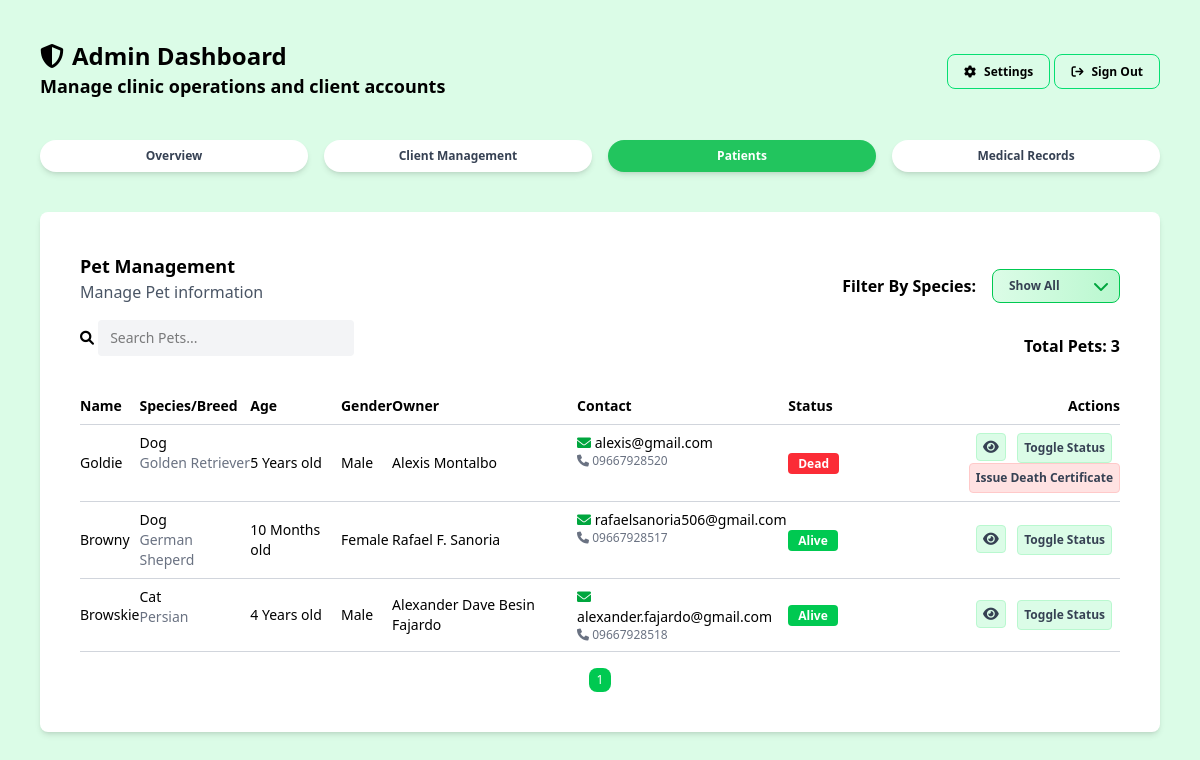
Page /admin/pet-management.php (signed in) on the earlier database version.
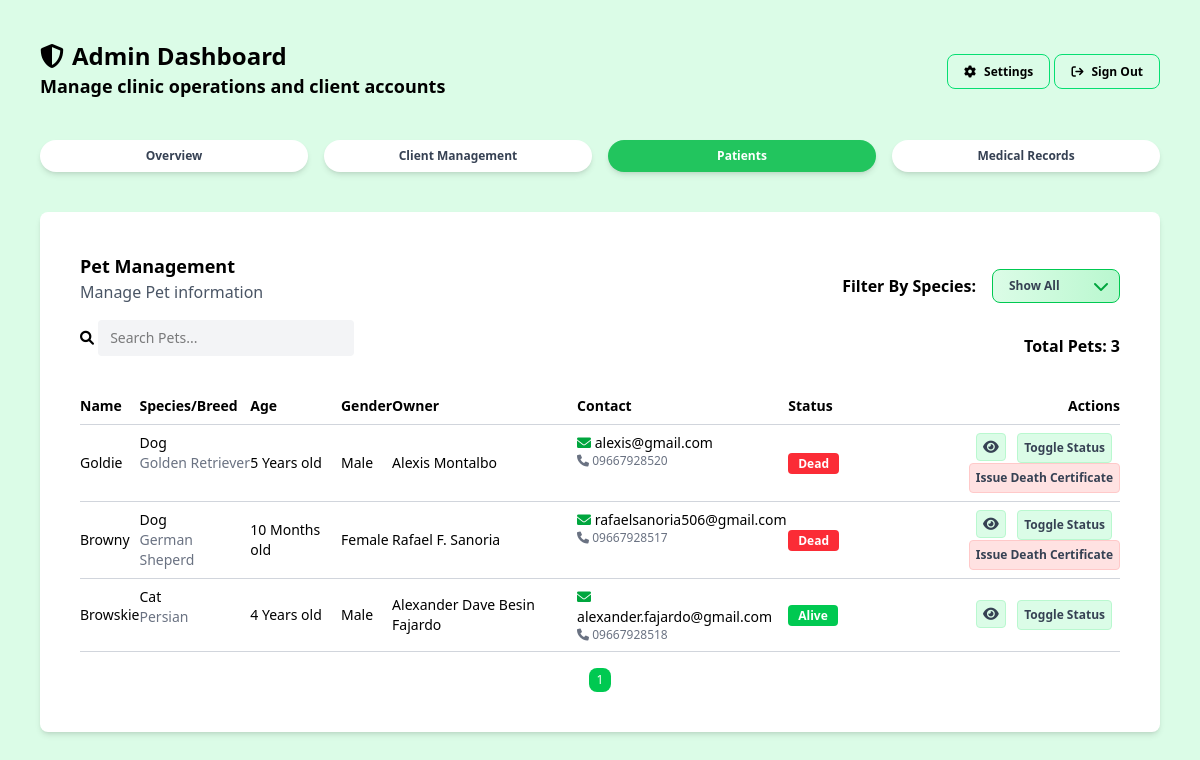
Same page on the later database version.
### tables this page shows
CREATE TABLE `pets` (
  `id` int(10) UNSIGNED NOT NULL,
  `owner_id` bigint(20) DEFAULT NULL,
  `name` text NOT NULL,
  `species` text NOT NULL,
  `breed` text DEFAULT NULL,
  `age` int(11) DEFAULT NULL,
  `age_unit` enum('Days','Months','Years') DEFAULT NULL,
  `gender` enum('Male','Female') DEFAULT NULL,
  `weight` decimal(5,2) DEFAULT NULL,
  `weight_unit` enum('Kg','Lbs') DEFAULT NULL,
  `color` varchar(255) DEFAULT NULL,
  `birth_date` date DEFAULT NULL,
  `notes` longtext DEFAULT NULL,
  `registered_at` timestamp NOT NULL DEFAULT current_timestamp() ON UPDATE current_timestamp(),
  `status` enum('Alive','Dead') NOT NULL DEFAULT 'Alive'
);

CREATE TABLE `owners` (
  `id` bigint(20) NOT NULL,
  `user_id` bigint(20) DEFAULT NULL,
  `name` text NOT NULL,
  `email` text DEFAULT NULL,
  `phone` varchar(32) DEFAULT NULL,
  `emergency` varchar(32) DEFAULT NULL,
  `address` longtext NOT NULL,
  `created_at` timestamp NOT NULL DEFAULT current_timestamp(),
  `status` enum('Active','Inactive') NOT NULL DEFAULT 'Active'
);

CREATE TABLE `death_records` (
  `id` int(11) NOT NULL,
  `pet_id` int(11) UNSIGNED NOT NULL,
  `date_of_death` date NOT NULL,
  `time_of_death` time NOT NULL,
  `cause_of_death` text DEFAULT NULL,
  `recorded_by` text DEFAULT NULL,
  `location_of_death` varchar(255) DEFAULT NULL,
  `remarks` text DEFAULT NULL,
  `created_at` datetime DEFAULT current_timestamp(),
  `updated_at` datetime DEFAULT current_timestamp()
);

### helpers/fetch.php (called while the page is built, shortened)
<?php
function fetchAllData(PDO $pdo, string $query, array $params = []): array
{
    $stmt = $pdo->prepare($query);
    $stmt->execute($params);
    return $stmt->fetchAll(PDO::FETCH_ASSOC);
}

### admin/pet-management.php (the view, shortened to what this page needs)
<?php
include_once __DIR__ . '/../config/config.php';
require_once __DIR__ . '/../helpers/fetch.php';
?>
<!DOCTYPE html>
<html lang="en">
<head>
    <link rel="stylesheet" href="../assets/css/global.css">
    <link rel="stylesheet" href="../assets/css/output.css">
    <link rel="stylesheet" href="https://cdnjs.cloudflare.com/ajax/libs/font-awesome/6.0.0-beta3/css/all.min.css">
</head>
<body class="bg-green-100 w-full min-h-screen overflow-y-auto">
    <?php include_once '../includes/admin-header.php'; ?>
    <main class="p-10 max-w-[1400px] mx-auto">
        <section class="p-10 bg-white rounded-lg shadow-md">
            <div class="mb-4 flex items-center justify-between">
                <div>
                    <h3 class="font-semibold text-lg">Pet Management</h3>
                    <h4 class="text-gray-600">Manage Pet information</h4>
                </div>
                <div class="flex justify-between items-center space-x-4">
                    <h3 class="relative inline-block mt-4 font-semibold">Filter By Species:</h3>
                    <div class="relative inline-block mt-4">
                        <select id="speciesFilter"
                            class="appearance-none cursor-pointer w-32 px-4 py-2 pr-8 rounded-lg text-xs font-semibold text-gray-700
                                    bg-gradient-to-r from-green-100 to-green-200 border border-green-500
                                    hover:from-green-200 hover:to-green-300 focus:outline-none focus:ring-2 focus:ring-green-400 transition">
                            <option value="">Show All</option>
                        </select>
                        <span class="absolute right-3 top-1/2 transform -translate-y-1/2 pointer-events-none">
                            <i class="fa-solid fa-chevron-down text-green-600"></i>
                        </span>
                    </div>
                </div>
            </div>
            <div class="flex justify-between items-center">
                <div class="mb-4">
                    <form>
                        <i class="fa-solid fa-search text-sm"></i>
                        <input type="search" id="search" placeholder="Search Pets..."
                            class="bg-gray-100 rounded px-3 py-2 mb-4 text-sm w-64">
                    </form>
                </div>
                <div class="mb-4">
                    <h3 class="font-semibold"></h3>
                </div>
            </div>
            <table class="w-full border-collapse">
                <thead>
                    <tr class="text-sm text-left border-b border-gray-300">
                        <th class="font-semibold py-2">Name</th>
                        <th class="font-semibold py-2">Species/Breed</th>
                        <th class="font-semibold py-2">Age</th>
                        <th class="font-semibold py-2">Gender</th>
                        <th class="font-semibold py-2">Owner</th>
                        <th class="font-semibold py-2">Contact</th>
                        <th class="font-semibold py-2">Status</th>
                        <th class="text-right font-semibold py-2">Actions</th>
                    </tr>
                </thead>
                <tbody id="petsBody">
                    <?php
                    $pets = fetchAllData(
                        $pdo,
                        "SELECT p.id AS pet_id, p.name AS pet_name, p.species, p.breed, p.age, p.age_unit, p.gender, p.color, p.weight, p.weight_unit, p.birth_date , p.notes, p.status, dr.id AS death_record_id, dr.cause_of_death, dr.date_of_death, dr.time_of_death, dr.recorded_by, dr.location_of_death, dr.remarks, c.certificate_number, c.certificate_date, c.certificate_issued, c.issued_by,
                                o.name AS owner_name, o.phone AS owner_phone, o.email AS owner_email
                         FROM pets p
                         LEFT JOIN owners o ON p.owner_id = o.id
                         LEFT JOIN death_records dr ON p.id = dr.pet_id
                         LEFT JOIN certificates c ON p.id = c.pet_id"
                    );
                    $status = [
                        'Alive' => ['bg' => 'bg-green-500', 'color' => 'text-white'],
                        'Dead' => ['bg' => 'bg-red-500', 'color' => 'text-white']
                    ];
                    foreach ($pets as $row) {
                        $speciesLower = strtolower(trim($row['species']));
                        $Type = $row['status'];
                        $typeinfo = $status[$Type];
                        echo "<tr class='border-b border-gray-300 hover:bg-green-50 text-sm' data-species='{$speciesLower}'>";
                        echo "<td class='py-2'>{$row['pet_name']}</td>";
                        echo "<td class='py-2 flex flex-col'>
                                <span>{$row['species']}</span>
                                <span class='text-gray-500'>{$row['breed']}</span>
                              </td>";
                        echo "<td class='py-2'>{$row['age']} <span>{$row['age_unit']}</span> old</td>";
                        echo "<td class='py-2'>{$row['gender']}</td>";
                        echo "<td class='py-2'>{$row['owner_name']}</td>";
                        echo "<td class='flex flex-col py-2'>
                                <span><i class='fa-solid fa-envelope text-green-600'></i> {$row['owner_email']}</span>
                                <span class='text-gray-500 text-xs'><i class='fa-solid fa-phone'></i> {$row['owner_phone']}</span>
                              </td>";
                        echo '<td class="py-2"><span class="' . $typeinfo['bg'] . ' ' . $typeinfo['color'] . ' text-xs font-semibold px-2.5 py-0.5 rounded">' . $row['status'] . '</td>';
                        echo "<td class='text-right py-2'>
                                <button
                                    data-modal='viewModal'
                                    data-id='" . $row['pet_id'] . "'
                                    data-name='" . htmlspecialchars($row['pet_name'] ?? '') . "'
                                    data-species='" . htmlspecialchars($row['species'] ?? '') . "'
                                    data-breed='" . htmlspecialchars($row['breed'] ?? '') . "'
                                    data-age='" . htmlspecialchars($row['age'] ?? '') . "'
                                    data-ageunit='" . htmlspecialchars($row['age_unit'] ?? '') . "'
                                    data-gender='" . htmlspecialchars($row['gender'] ?? '') . "'
                                    data-color='" . htmlspecialchars($row['color'] ?? '') . "'
                                    data-weight='" . htmlspecialchars($row['weight'] ?? '') . "'
                                    data-weightunit='" . htmlspecialchars($row['weight_unit'] ?? '') . "'
                                    data-notes='" . htmlspecialchars($row['notes'] ?? '') . "'
                                    data-birthdate ='" . htmlspecialchars($row['birth_date']) . "'
                                    data-status='" . htmlspecialchars($row['status'] ?? '') . "'
                                    data-deathreason='" . htmlspecialchars($row['cause_of_death']) . "'
                                    data-deathdate='" . htmlspecialchars($row['date_of_death']) . "'
                                    data-deathtime='" . htmlspecialchars($row['time_of_death']) . "'
                                    data-deathlocation='" . htmlspecialchars($row['location_of_death']) . "'
                                    data-recordedby='" . htmlspecialchars($row['recorded_by']) . "'
                                    data-remarks='" . htmlspecialchars($row['remarks']) . "'
                                    data-owner='" . htmlspecialchars($row['owner_name'] ?? '') . "'
                                    data-email='" . htmlspecialchars($row['owner_email'] ?? '') . "'
                                    data-phone='" . htmlspecialchars($row['owner_phone'] ?? '') . "'
                                    class='open-modal fa-solid fa-eye cursor-pointer text-gray-700 mr-2 bg-green-100 p-1.5 border rounded border-green-200 hover:bg-green-300'>
                                </button>
                                <button class='open-status-modal cursor-pointer font-semibold text-xs text-gray-700 mr-2 bg-green-100 p-1.5 border rounded border-green-200 hover:bg-green-300'  data-id='" . $row['pet_id'] . "'  data-name='" . htmlspecialchars($row['pet_name'] ?? '') . "'>Toggle Status</button>";
                        if (isset($row['status']) && strtolower($row['status']) === 'dead' && !empty($row['death_record_id'])) {
                            echo "
        <button
            class='issue-certificate-btn cursor-pointer font-semibold text-xs text-gray-700 bg-red-100 p-1.5 border rounded border-red-200 hover:bg-red-300'
            data-death-record-id='" . htmlspecialchars($row['death_record_id']) . "'
            data-death-certificate-number='" . htmlspecialchars($row['certificate_number']) . "'
            data-pet-name='" . htmlspecialchars($row['pet_name']) . "'
        >
            Issue Death Certificate
        </button>";
                        }
                        echo "</td>";
                        echo "</tr>";
                    }
                    ?>
                </tbody>
            </table>
            <div id="pagination" class="flex justify-center space-x-2 mt-4"></div>
        </section>
    </main>
</body>
</html>

### includes/admin-header.php (shortened to what this page needs)
<header class="max-w-[1400px] mx-auto">
    <section class="p-10 w-full flex items-center justify-between">
        <div>
            <div class="flex items-center space-x-2">
                <i class="fa-solid fa-shield text-2xl"></i>
                <h1 class="font-bold text-2xl">Admin Dashboard</h1>
            </div>
            <h2 class="text-lg font-semibold">Manage clinic operations and client accounts</h2>
        </div>
        <div>
            <a href="../admin/admin-settings.php"
                class="text-gray text-xs font-semibold border border-green-400 px-4 py-2 rounded-lg hover:bg-green-300 <?= basename($_SERVER['PHP_SELF']) == 'admin-settings.php' ? 'settings-active' : '' ?>"><i
                    class="fa-solid fa-cog mr-2"></i>Settings</a>
            <a class="text-gray text-xs font-semibold border border-green-400 px-4 py-2 rounded-lg hover:bg-green-300"
                href="../logout.php"><i class="fa-solid fa-arrow-right-from-bracket mr-2"></i>Sign Out</a>
        </div>
    </section>
    <div class="px-10 w-full flex items-center justify-between">
        <nav class="w-full">
            <ul class="flex space-x-4 text-gray-700 text-xs font-semibold">
                <a href="../admin/admin-dashboard.php"
                    class="flex-1 text-center shadow-md font-semibold py-2 rounded-full border-none duration-200 hover:border-green-500 <?= basename($_SERVER['PHP_SELF']) == 'admin-dashboard.php' ? 'active' : 'bg-white' ?>">
                    <li>Overview</li>
                </a>
                <a href="../admin/client-management.php"
                    class="flex-1 text-center shadow-md font-semibold py-2 rounded-full border-none duration-200 hover:border-green-500 <?= basename($_SERVER['PHP_SELF']) == 'client-management.php' ? 'active' : 'bg-white' ?>">
                    <li>Client Management</li>
                </a>
                <a href="../admin/pet-management.php"
                    class="flex-1 text-center shadow-md font-semibold py-2 rounded-full border-none duration-200 hover:border-green-500 <?= basename($_SERVER['PHP_SELF']) == 'pet-management.php' ? 'active' : 'bg-white' ?>">
                    <li>Patients</li>
                </a>
                <a href="../admin/medical-records.php"
                    class="flex-1 text-center shadow-md font-semibold py-2 rounded-full border-none duration-200 hover:border-green-500 <?= basename($_SERVER['PHP_SELF']) == 'medical-records.php' ? 'active' : 'bg-white' ?>">
                    <li>Medical Records</li>
                </a>
            </ul>
        </nav>
    </div>
</header>

### includes/admin-header.php (style rules this page uses)
.active { background-color: #22c55e; color: white; border-color: #22c55e; }

Differences in the rows shown:
changed pets "Browny": status "Alive" → "Dead"; now shows "Issue Death Certificate"
